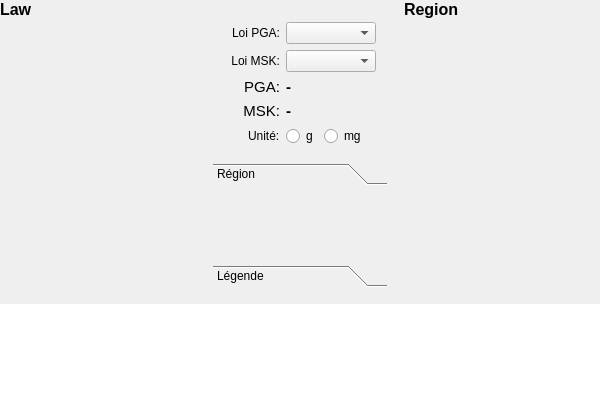
<?xml version="1.0" encoding="UTF-8"?>
<ui version="4.0">
 <class>ShakemapsCityWidget</class>
 <widget class="QWidget" name="ShakemapsCityWidget">
  <property name="geometry">
   <rect>
    <x>0</x>
    <y>0</y>
    <width>600</width>
    <height>400</height>
   </rect>
  </property>
  <property name="windowTitle">
   <string>ShakemapsCityWidget</string>
  </property>
  <layout class="QVBoxLayout" name="mainLayout">
   <property name="margin">
    <number>0</number>
   </property>
   <item>
    <layout class="QHBoxLayout" name="horizontalLayout">
     <item>
      <layout class="QVBoxLayout" name="verticalLayout">
       <item>
        <widget class="QLabel" name="shakemaps_plotLabel">
         <property name="sizePolicy">
          <sizepolicy hsizetype="Minimum" vsizetype="Minimum">
           <horstretch>0</horstretch>
           <verstretch>0</verstretch>
          </sizepolicy>
         </property>
         <property name="font">
          <font>
           <pointsize>12</pointsize>
           <weight>75</weight>
           <bold>true</bold>
          </font>
         </property>
         <property name="text">
          <string>Law</string>
         </property>
        </widget>
       </item>
       <item>
        <widget class="QFrame" name="framePlot">
         <property name="sizePolicy">
          <sizepolicy hsizetype="Expanding" vsizetype="Expanding">
           <horstretch>0</horstretch>
           <verstretch>0</verstretch>
          </sizepolicy>
         </property>
        </widget>
       </item>
      </layout>
     </item>
     <item>
      <widget class="QWidget" name="widget_options" native="true">
       <property name="sizePolicy">
        <sizepolicy hsizetype="Minimum" vsizetype="Minimum">
         <horstretch>0</horstretch>
         <verstretch>0</verstretch>
        </sizepolicy>
       </property>
       <layout class="QGridLayout" name="gridLayout_2">
        <item row="0" column="0">
         <widget class="QWidget" name="tab0_originType_2" native="true">
          <property name="sizePolicy">
           <sizepolicy hsizetype="Minimum" vsizetype="Minimum">
            <horstretch>0</horstretch>
            <verstretch>0</verstretch>
           </sizepolicy>
          </property>
          <property name="minimumSize">
           <size>
            <width>0</width>
            <height>0</height>
           </size>
          </property>
          <property name="maximumSize">
           <size>
            <width>400</width>
            <height>16777215</height>
           </size>
          </property>
          <layout class="QFormLayout" name="formLayout_4">
           <property name="fieldGrowthPolicy">
            <enum>QFormLayout::AllNonFixedFieldsGrow</enum>
           </property>
           <property name="labelAlignment">
            <set>Qt::AlignRight|Qt::AlignTrailing|Qt::AlignVCenter</set>
           </property>
           <item row="0" column="0">
            <widget class="QLabel" name="label_23">
             <property name="sizePolicy">
              <sizepolicy hsizetype="Minimum" vsizetype="Minimum">
               <horstretch>0</horstretch>
               <verstretch>0</verstretch>
              </sizepolicy>
             </property>
             <property name="minimumSize">
              <size>
               <width>56</width>
               <height>0</height>
              </size>
             </property>
             <property name="text">
              <string>Loi PGA:</string>
             </property>
             <property name="alignment">
              <set>Qt::AlignRight|Qt::AlignTrailing|Qt::AlignVCenter</set>
             </property>
            </widget>
           </item>
           <item row="0" column="1">
            <widget class="QComboBox" name="shakemaps_pgaLawBox">
             <property name="sizePolicy">
              <sizepolicy hsizetype="Minimum" vsizetype="Minimum">
               <horstretch>0</horstretch>
               <verstretch>0</verstretch>
              </sizepolicy>
             </property>
            </widget>
           </item>
           <item row="1" column="0">
            <widget class="QLabel" name="label_24">
             <property name="sizePolicy">
              <sizepolicy hsizetype="Minimum" vsizetype="Minimum">
               <horstretch>0</horstretch>
               <verstretch>0</verstretch>
              </sizepolicy>
             </property>
             <property name="minimumSize">
              <size>
               <width>56</width>
               <height>0</height>
              </size>
             </property>
             <property name="text">
              <string>Loi MSK:</string>
             </property>
             <property name="alignment">
              <set>Qt::AlignRight|Qt::AlignTrailing|Qt::AlignVCenter</set>
             </property>
            </widget>
           </item>
           <item row="1" column="1">
            <widget class="QComboBox" name="shakemaps_mskLawBox">
             <property name="sizePolicy">
              <sizepolicy hsizetype="Minimum" vsizetype="Minimum">
               <horstretch>0</horstretch>
               <verstretch>0</verstretch>
              </sizepolicy>
             </property>
            </widget>
           </item>
           <item row="2" column="0">
            <widget class="QLabel" name="label_25">
             <property name="sizePolicy">
              <sizepolicy hsizetype="Minimum" vsizetype="Minimum">
               <horstretch>0</horstretch>
               <verstretch>0</verstretch>
              </sizepolicy>
             </property>
             <property name="font">
              <font>
               <pointsize>11</pointsize>
              </font>
             </property>
             <property name="layoutDirection">
              <enum>Qt::LeftToRight</enum>
             </property>
             <property name="text">
              <string>PGA:</string>
             </property>
             <property name="alignment">
              <set>Qt::AlignRight|Qt::AlignTrailing|Qt::AlignVCenter</set>
             </property>
            </widget>
           </item>
           <item row="2" column="1">
            <widget class="QLabel" name="shakemaps_pgaLabel">
             <property name="sizePolicy">
              <sizepolicy hsizetype="Minimum" vsizetype="Minimum">
               <horstretch>0</horstretch>
               <verstretch>0</verstretch>
              </sizepolicy>
             </property>
             <property name="font">
              <font>
               <pointsize>11</pointsize>
               <weight>75</weight>
               <bold>true</bold>
              </font>
             </property>
             <property name="text">
              <string>-</string>
             </property>
            </widget>
           </item>
           <item row="3" column="0">
            <widget class="QLabel" name="label_28">
             <property name="sizePolicy">
              <sizepolicy hsizetype="Minimum" vsizetype="Minimum">
               <horstretch>0</horstretch>
               <verstretch>0</verstretch>
              </sizepolicy>
             </property>
             <property name="font">
              <font>
               <pointsize>11</pointsize>
              </font>
             </property>
             <property name="layoutDirection">
              <enum>Qt::LeftToRight</enum>
             </property>
             <property name="text">
              <string>MSK:</string>
             </property>
             <property name="alignment">
              <set>Qt::AlignRight|Qt::AlignTrailing|Qt::AlignVCenter</set>
             </property>
            </widget>
           </item>
           <item row="3" column="1">
            <widget class="QLabel" name="shakemaps_mskLabel">
             <property name="sizePolicy">
              <sizepolicy hsizetype="Minimum" vsizetype="Minimum">
               <horstretch>0</horstretch>
               <verstretch>0</verstretch>
              </sizepolicy>
             </property>
             <property name="font">
              <font>
               <pointsize>11</pointsize>
               <weight>75</weight>
               <bold>true</bold>
              </font>
             </property>
             <property name="text">
              <string>-</string>
             </property>
            </widget>
           </item>
           <item row="4" column="0">
            <widget class="QLabel" name="label_15">
             <property name="text">
              <string>Unité:</string>
             </property>
            </widget>
           </item>
           <item row="4" column="1">
            <widget class="QWidget" name="widget_3" native="true">
             <layout class="QFormLayout" name="formLayout_5">
              <property name="fieldGrowthPolicy">
               <enum>QFormLayout::AllNonFixedFieldsGrow</enum>
              </property>
              <property name="labelAlignment">
               <set>Qt::AlignLeading|Qt::AlignLeft|Qt::AlignTop</set>
              </property>
              <property name="margin">
               <number>0</number>
              </property>
              <item row="0" column="0">
               <widget class="QRadioButton" name="shakemaps_gButton">
                <property name="text">
                 <string>g</string>
                </property>
               </widget>
              </item>
              <item row="0" column="1">
               <widget class="QRadioButton" name="shakemaps_mgButton">
                <property name="maximumSize">
                 <size>
                  <width>100</width>
                  <height>16777215</height>
                 </size>
                </property>
                <property name="text">
                 <string>mg</string>
                </property>
               </widget>
              </item>
             </layout>
            </widget>
           </item>
          </layout>
         </widget>
        </item>
        <item row="1" column="0">
         <widget class="QToolBox" name="toolBox">
          <property name="sizePolicy">
           <sizepolicy hsizetype="Minimum" vsizetype="Minimum">
            <horstretch>0</horstretch>
            <verstretch>0</verstretch>
           </sizepolicy>
          </property>
          <property name="maximumSize">
           <size>
            <width>16777215</width>
            <height>16777215</height>
           </size>
          </property>
          <property name="font">
           <font>
            <pointsize>9</pointsize>
           </font>
          </property>
          <property name="frameShape">
           <enum>QFrame::NoFrame</enum>
          </property>
          <property name="frameShadow">
           <enum>QFrame::Plain</enum>
          </property>
          <property name="currentIndex">
           <number>0</number>
          </property>
          <widget class="QWidget" name="page">
           <property name="geometry">
            <rect>
             <x>0</x>
             <y>0</y>
             <width>178</width>
             <height>72</height>
            </rect>
           </property>
           <attribute name="label">
            <string>Région</string>
           </attribute>
           <layout class="QGridLayout" name="gridLayout_3">
            <item row="0" column="0">
             <widget class="QWidget" name="shakemaps_cities" native="true">
              <property name="sizePolicy">
               <sizepolicy hsizetype="Minimum" vsizetype="Minimum">
                <horstretch>0</horstretch>
                <verstretch>0</verstretch>
               </sizepolicy>
              </property>
              <property name="minimumSize">
               <size>
                <width>0</width>
                <height>0</height>
               </size>
              </property>
             </widget>
            </item>
           </layout>
          </widget>
          <widget class="QWidget" name="page_2">
           <property name="geometry">
            <rect>
             <x>0</x>
             <y>0</y>
             <width>91</width>
             <height>196</height>
            </rect>
           </property>
           <attribute name="label">
            <string>Légende</string>
           </attribute>
           <layout class="QGridLayout" name="gridLayout_5">
            <item row="0" column="0">
             <layout class="QGridLayout" name="gridLayout_11">
              <item row="0" column="0">
               <widget class="QLabel" name="label_47">
                <property name="maximumSize">
                 <size>
                  <width>40</width>
                  <height>16</height>
                 </size>
                </property>
                <property name="styleSheet">
                 <string notr="true">background-color: rgb(255, 255, 255)</string>
                </property>
                <property name="text">
                 <string/>
                </property>
               </widget>
              </item>
              <item row="0" column="1">
               <widget class="QLabel" name="label_48">
                <property name="sizePolicy">
                 <sizepolicy hsizetype="Minimum" vsizetype="Preferred">
                  <horstretch>0</horstretch>
                  <verstretch>0</verstretch>
                 </sizepolicy>
                </property>
                <property name="font">
                 <font>
                  <pointsize>9</pointsize>
                 </font>
                </property>
                <property name="text">
                 <string>Intensité I</string>
                </property>
               </widget>
              </item>
              <item row="1" column="0">
               <widget class="QLabel" name="label_49">
                <property name="maximumSize">
                 <size>
                  <width>40</width>
                  <height>16</height>
                 </size>
                </property>
                <property name="styleSheet">
                 <string notr="true">background-color: rgb(210, 223, 255)</string>
                </property>
                <property name="text">
                 <string/>
                </property>
               </widget>
              </item>
              <item row="1" column="1">
               <widget class="QLabel" name="label_50">
                <property name="sizePolicy">
                 <sizepolicy hsizetype="Minimum" vsizetype="Preferred">
                  <horstretch>0</horstretch>
                  <verstretch>0</verstretch>
                 </sizepolicy>
                </property>
                <property name="font">
                 <font>
                  <pointsize>9</pointsize>
                 </font>
                </property>
                <property name="text">
                 <string>Intensité II</string>
                </property>
               </widget>
              </item>
              <item row="2" column="0">
               <widget class="QLabel" name="label_51">
                <property name="maximumSize">
                 <size>
                  <width>40</width>
                  <height>16</height>
                 </size>
                </property>
                <property name="styleSheet">
                 <string notr="true">background-color: rgb(187, 234, 255)</string>
                </property>
                <property name="text">
                 <string/>
                </property>
               </widget>
              </item>
              <item row="2" column="1">
               <widget class="QLabel" name="label_52">
                <property name="sizePolicy">
                 <sizepolicy hsizetype="Minimum" vsizetype="Preferred">
                  <horstretch>0</horstretch>
                  <verstretch>0</verstretch>
                 </sizepolicy>
                </property>
                <property name="font">
                 <font>
                  <pointsize>9</pointsize>
                 </font>
                </property>
                <property name="text">
                 <string>Intensité III</string>
                </property>
               </widget>
              </item>
              <item row="3" column="1">
               <widget class="QLabel" name="label_53">
                <property name="sizePolicy">
                 <sizepolicy hsizetype="Minimum" vsizetype="Preferred">
                  <horstretch>0</horstretch>
                  <verstretch>0</verstretch>
                 </sizepolicy>
                </property>
                <property name="font">
                 <font>
                  <pointsize>9</pointsize>
                 </font>
                </property>
                <property name="text">
                 <string>Intensité IV</string>
                </property>
               </widget>
              </item>
              <item row="4" column="0">
               <widget class="QLabel" name="label_54">
                <property name="maximumSize">
                 <size>
                  <width>40</width>
                  <height>16</height>
                 </size>
                </property>
                <property name="styleSheet">
                 <string notr="true">background-color: rgb(196, 255, 200)</string>
                </property>
                <property name="text">
                 <string/>
                </property>
               </widget>
              </item>
              <item row="4" column="1">
               <widget class="QLabel" name="label_55">
                <property name="sizePolicy">
                 <sizepolicy hsizetype="Minimum" vsizetype="Preferred">
                  <horstretch>0</horstretch>
                  <verstretch>0</verstretch>
                 </sizepolicy>
                </property>
                <property name="font">
                 <font>
                  <pointsize>9</pointsize>
                 </font>
                </property>
                <property name="text">
                 <string>Intensité V</string>
                </property>
               </widget>
              </item>
              <item row="5" column="0">
               <widget class="QLabel" name="label_56">
                <property name="maximumSize">
                 <size>
                  <width>40</width>
                  <height>16</height>
                 </size>
                </property>
                <property name="styleSheet">
                 <string notr="true">background-color: rgb(238, 255, 135)</string>
                </property>
                <property name="text">
                 <string/>
                </property>
               </widget>
              </item>
              <item row="5" column="1">
               <widget class="QLabel" name="label_57">
                <property name="sizePolicy">
                 <sizepolicy hsizetype="Minimum" vsizetype="Preferred">
                  <horstretch>0</horstretch>
                  <verstretch>0</verstretch>
                 </sizepolicy>
                </property>
                <property name="font">
                 <font>
                  <pointsize>9</pointsize>
                 </font>
                </property>
                <property name="text">
                 <string>Intensité VI</string>
                </property>
               </widget>
              </item>
              <item row="6" column="0">
               <widget class="QLabel" name="label_58">
                <property name="maximumSize">
                 <size>
                  <width>40</width>
                  <height>16</height>
                 </size>
                </property>
                <property name="styleSheet">
                 <string notr="true">background-color: rgb(255, 220, 134)</string>
                </property>
                <property name="text">
                 <string/>
                </property>
               </widget>
              </item>
              <item row="6" column="1">
               <widget class="QLabel" name="label_59">
                <property name="sizePolicy">
                 <sizepolicy hsizetype="Minimum" vsizetype="Preferred">
                  <horstretch>0</horstretch>
                  <verstretch>0</verstretch>
                 </sizepolicy>
                </property>
                <property name="font">
                 <font>
                  <pointsize>9</pointsize>
                 </font>
                </property>
                <property name="text">
                 <string>Intensité VII</string>
                </property>
               </widget>
              </item>
              <item row="7" column="0">
               <widget class="QLabel" name="label_60">
                <property name="maximumSize">
                 <size>
                  <width>40</width>
                  <height>16</height>
                 </size>
                </property>
                <property name="styleSheet">
                 <string notr="true">background-color: rgb(255, 132, 73)</string>
                </property>
                <property name="text">
                 <string/>
                </property>
               </widget>
              </item>
              <item row="7" column="1">
               <widget class="QLabel" name="label_61">
                <property name="sizePolicy">
                 <sizepolicy hsizetype="Minimum" vsizetype="Preferred">
                  <horstretch>0</horstretch>
                  <verstretch>0</verstretch>
                 </sizepolicy>
                </property>
                <property name="font">
                 <font>
                  <pointsize>9</pointsize>
                 </font>
                </property>
                <property name="text">
                 <string>Intensité VIII</string>
                </property>
               </widget>
              </item>
              <item row="8" column="0">
               <widget class="QLabel" name="label_62">
                <property name="maximumSize">
                 <size>
                  <width>40</width>
                  <height>16</height>
                 </size>
                </property>
                <property name="styleSheet">
                 <string notr="true">background-color: rgb(239, 49, 49)</string>
                </property>
                <property name="text">
                 <string/>
                </property>
               </widget>
              </item>
              <item row="8" column="1">
               <widget class="QLabel" name="label_63">
                <property name="sizePolicy">
                 <sizepolicy hsizetype="Minimum" vsizetype="Preferred">
                  <horstretch>0</horstretch>
                  <verstretch>0</verstretch>
                 </sizepolicy>
                </property>
                <property name="font">
                 <font>
                  <pointsize>9</pointsize>
                 </font>
                </property>
                <property name="text">
                 <string>Intensité IX</string>
                </property>
               </widget>
              </item>
              <item row="9" column="0">
               <widget class="QLabel" name="label_64">
                <property name="maximumSize">
                 <size>
                  <width>40</width>
                  <height>16</height>
                 </size>
                </property>
                <property name="styleSheet">
                 <string notr="true">background-color: rgb(170, 80, 80)</string>
                </property>
                <property name="text">
                 <string/>
                </property>
               </widget>
              </item>
              <item row="9" column="1">
               <widget class="QLabel" name="label_65">
                <property name="sizePolicy">
                 <sizepolicy hsizetype="Minimum" vsizetype="Preferred">
                  <horstretch>0</horstretch>
                  <verstretch>0</verstretch>
                 </sizepolicy>
                </property>
                <property name="font">
                 <font>
                  <pointsize>9</pointsize>
                 </font>
                </property>
                <property name="text">
                 <string>Intensité X</string>
                </property>
               </widget>
              </item>
              <item row="3" column="0">
               <widget class="QLabel" name="label_66">
                <property name="maximumSize">
                 <size>
                  <width>40</width>
                  <height>16</height>
                 </size>
                </property>
                <property name="styleSheet">
                 <string notr="true">background-color: rgb(171, 255, 248)</string>
                </property>
                <property name="text">
                 <string/>
                </property>
               </widget>
              </item>
             </layout>
            </item>
           </layout>
          </widget>
         </widget>
        </item>
       </layout>
      </widget>
     </item>
     <item>
      <layout class="QVBoxLayout" name="verticalLayout_2">
       <item>
        <widget class="QLabel" name="shakemaps_mapLabel">
         <property name="sizePolicy">
          <sizepolicy hsizetype="Minimum" vsizetype="Minimum">
           <horstretch>0</horstretch>
           <verstretch>0</verstretch>
          </sizepolicy>
         </property>
         <property name="font">
          <font>
           <pointsize>12</pointsize>
           <weight>75</weight>
           <bold>true</bold>
          </font>
         </property>
         <property name="text">
          <string>Region</string>
         </property>
        </widget>
       </item>
       <item>
        <widget class="QFrame" name="frameMap">
         <property name="sizePolicy">
          <sizepolicy hsizetype="Expanding" vsizetype="Expanding">
           <horstretch>0</horstretch>
           <verstretch>0</verstretch>
          </sizepolicy>
         </property>
        </widget>
       </item>
      </layout>
     </item>
    </layout>
   </item>
   <item>
    <widget class="QTableView" name="shakemaps_tableView">
     <property name="sizePolicy">
      <sizepolicy hsizetype="Expanding" vsizetype="Expanding">
       <horstretch>0</horstretch>
       <verstretch>0</verstretch>
      </sizepolicy>
     </property>
     <property name="minimumSize">
      <size>
       <width>0</width>
       <height>0</height>
      </size>
     </property>
     <property name="maximumSize">
      <size>
       <width>16777215</width>
       <height>16777215</height>
      </size>
     </property>
     <property name="frameShape">
      <enum>QFrame::NoFrame</enum>
     </property>
     <property name="frameShadow">
      <enum>QFrame::Plain</enum>
     </property>
     <property name="wordWrap">
      <bool>false</bool>
     </property>
     <attribute name="verticalHeaderVisible">
      <bool>false</bool>
     </attribute>
    </widget>
   </item>
  </layout>
 </widget>
 <layoutdefault spacing="6" margin="11"/>
 <resources/>
 <connections/>
</ui>
